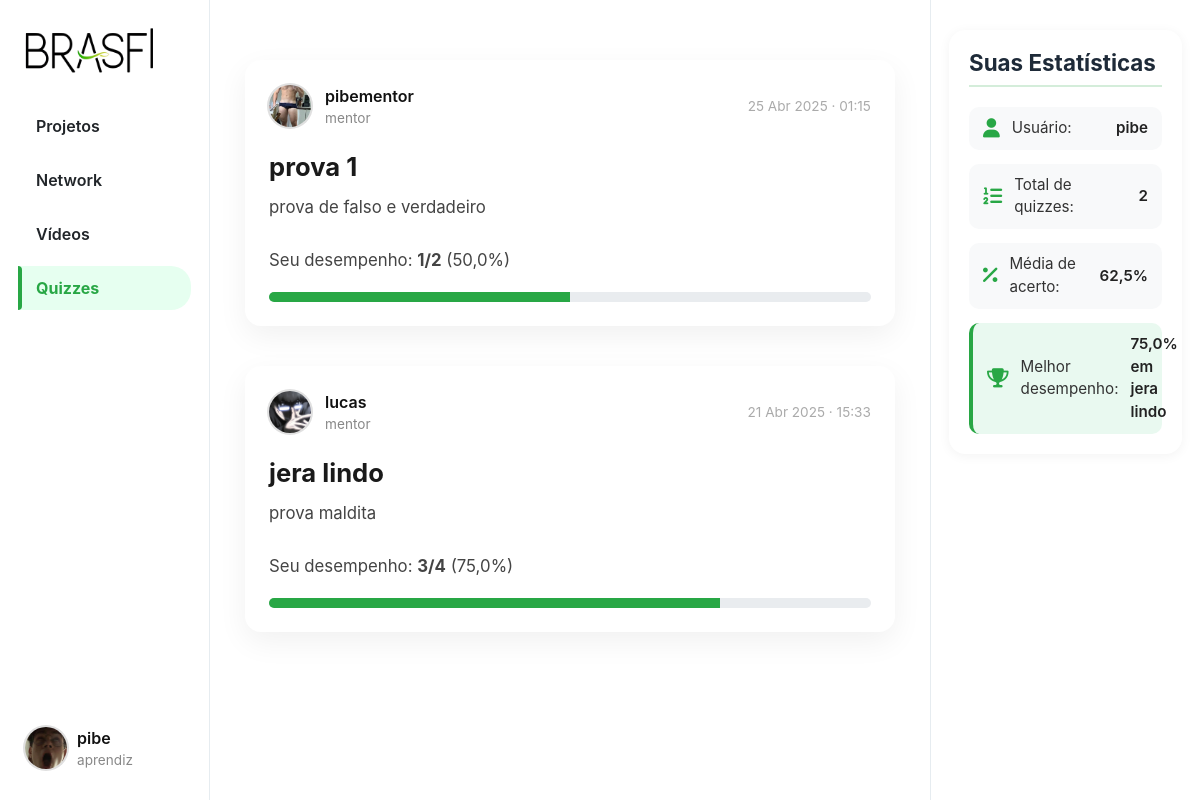
/quizzes (signed in), run on the app's committed database.
### App_BRASFI/models.py (models this page shows, shortened)
class User(AbstractUser):
    TIPO_USUARIO = (
        ('mentor', 'Mentor'),
        ('aprendiz', 'Aprendiz'),
    )
    profilePic = models.ImageField(upload_to='profile_pic/', blank=True, null=True)
    userType = models.CharField(max_length=10, choices=TIPO_USUARIO, default='aprendiz')

class Quiz(models.Model):
    title = models.CharField(max_length=255)
    description = models.TextField(blank=True)
    created_at = models.DateTimeField(default=timezone.now)
    user = models.ForeignKey(User, on_delete=models.CASCADE, related_name="quizzes", null=True, blank=True)
    time_per_question = models.IntegerField(default=20)  # << NOVO

class QuizResult(models.Model):
    quiz = models.ForeignKey(Quiz, on_delete=models.CASCADE, related_name='results')
    user = models.ForeignKey(User, on_delete=models.CASCADE, related_name='quiz_results')
    score = models.IntegerField()
    total = models.IntegerField()
    percentage = models.FloatField()
    created_at = models.DateTimeField(auto_now_add=True)
    class Meta:
        unique_together = ('quiz', 'user')  # impede refazer o mesmo quiz

### App_BRASFI/views.py (the view, shortened to what this page needs)
# urls.py: path('quizzes', views.QuizzesView, name='quizzes'),
@login_required
def QuizzesView(request):
    quizzes = Quiz.objects.all().order_by('-id')
    quizzes_with_ranking = []
    for quiz in quizzes:
        item = {
            'quiz': quiz,
            'user_result': None,
            'ranking': [],
            'has_played': False
        }
        if request.user.userType == 'aprendiz':
            user_result = QuizResult.objects.filter(user=request.user, quiz=quiz).first()
            item['user_result'] = user_result
            item['has_played'] = user_result is not None
        if request.user.userType == 'mentor':
            item['ranking'] = quiz.results.order_by('-percentage')
        quizzes_with_ranking.append(item)
    user_stats = {}
    top_students = []
    if request.user.userType == 'aprendiz':
        results = QuizResult.objects.filter(user=request.user)
        total = results.count()
        avg = results.aggregate(Avg('percentage'))['percentage__avg'] or 0
        best = results.order_by('-percentage').first()
        user_stats = {
            'total_quizzes': total,
            'average_score': round(avg, 2),
            'best_score': best.percentage if best else 0,
            'best_quiz': best.quiz.title if best else None
        }
    return render(request, "quizzes.html", {
        "page": "quizzes",
        "quizzes_with_ranking": quizzes_with_ranking,
        "user_stats": user_stats,
        "top_students": top_students
    })

### App_BRASFI/templates/quizzes.html (shortened to what this page needs)
{% extends "layout.html" %}
{% load static %}
{% block body %}
    {% if quizzes_with_ranking %}
    <div class="posts-view">
        {% for item in quizzes_with_ranking %}
        {% if user.userType == "aprendiz" or user == item.quiz.user %}
        <div class="post-card">
            <div class="post-header">
                <div class="creator-info">
                    <div class="small-profilepic" style="background-image: url('/media/{{ item.quiz.user.profilePic }}');"></div>
                    <div>
                        <div class="username">{{ item.quiz.user.username }}</div>
                        <div class="user-type">{{ item.quiz.user.userType }}</div>
                    </div>
                </div>
                <div class="created-at">{{ item.quiz.created_at|date:"d M Y · H:i" }}</div>
            </div>
            <div class="post-details">
                <h3 class="video-title">{{ item.quiz.title }}</h3>
                <p class="video-description">{{ item.quiz.description }}</p>
            </div>
            {% if user.userType == "aprendiz" and item.user_result %}
            <div class="post-details">
                <p class="video-description">
                    Seu desempenho: <strong>{{ item.user_result.score }}/{{ item.user_result.total }}</strong> ({{ item.user_result.percentage|floatformat:1 }}%)
                </p>
                <div class="progress" style="height: 10px;">
                    <div class="progress-bar bg-success" role="progressbar"
                            style="width: {{ item.user_result.percentage|floatformat:0 }}%;"
                            aria-valuenow="{{ item.user_result.percentage|floatformat:0 }}"
                            aria-valuemin="0" aria-valuemax="100">
                    </div>
                </div>
            </div>
            {% endif %}
        </div>
        {% endif %}
        {% endfor %}
    </div>
    {% else %}
    <div class="posts-view">
        <div>Nenhum quiz encontrado.</div>
    </div>
    {% endif %}
{% endblock %}
{% block right %}
{% if request.user.userType == 'aprendiz' %}
<div class="stats-box">
    <h4>Suas Estatísticas</h4>
    <div class="stats-card">
        <div class="stats-row">
            <i class="fas fa-user"></i>
            <span>Usuário:</span>
            <strong>{{ request.user.username }}</strong>
        </div>
        <div class="stats-row">
            <i class="fas fa-list-ol"></i>
            <span>Total de quizzes:</span>
            <strong>{{ user_stats.total_quizzes }}</strong>
        </div>
        <div class="stats-row">
            <i class="fas fa-percentage"></i>
            <span>Média de acerto:</span>
            <strong>{{ user_stats.average_score }}%</strong>
        </div>
        {% if user_stats.best_quiz %}
        <div class="stats-row highlight">
            <i class="fas fa-trophy"></i>
            <span>Melhor desempenho:</span>
            <strong>{{ user_stats.best_score }}% em {{ user_stats.best_quiz }}</strong>
        </div>
        {% endif %}
    </div>
</div>
{% endif %}
{% endblock %}

### App_BRASFI/templates/layout.html (shortened to what this page needs)
{% load static %}
<!DOCTYPE html>
<html lang="pt-br">
    <head>
        <link rel="stylesheet" href="https://cdnjs.cloudflare.com/ajax/libs/font-awesome/6.5.0/css/all.min.css">
        <link rel="stylesheet" href="https://stackpath.bootstrapcdn.com/bootstrap/4.4.1/css/bootstrap.min.css">
        <link href="{% static 'styles/hub.css' %}" rel="stylesheet">
        <link rel="stylesheet" href="{% static 'styles/likes.css' %}">
    </head>
    <body>
        <div class="body" data-page="{{page}}">
            <div class="sidenav">
                <a href="{% url 'App_BRASFI:projecthub' %}" class="navbar-brand">
                    <img src="{% static 'img/BRASFI_nobg.png' %}" height="50px">
                </a>
                <ul class="sidenav-menu">
                    <li class="nav-item {% if request.path == '/projecthub' %}active{% endif %}">
                        <a href="{% url 'App_BRASFI:projecthub' %}" class="nav-link">
                            <div>Projetos</div>
                        </a>
                    </li>
                    <li class="nav-item {% if request.path == '/networkhub' %}active{% endif %}">
                        <a href="{% url 'App_BRASFI:networkhub' %}" class="nav-link">
                            <div>Network</div>
                        </a>
                    </li>
                    <li class="nav-item {% if request.path == '/videos' %}active{% endif %}">
                        <a href="{% url 'App_BRASFI:videos' %}" class="nav-link">
                            <div>Vídeos</div>
                        </a>
                    </li>
                    <li class="nav-item {% if request.path == '/quizzes' %}active{% endif %}">
                        <a href="{% url 'App_BRASFI:quizzes' %}" class="nav-link">
                            <div>Quizzes</div>
                        </a>
                    </li>
                </ul>
                <div class="sidenav-user-wrapper">
                    <div class="user_account" onclick="toggleUserDropdown(event)">
                        <div class="small-profilepic" style="background-image: url('/media/{{ user.profilePic }}')"></div>
                        <div class="user-info">
                            <div class="username">{{ user.username }}</div>
                            <div class="user-type grey">{{ user.userType }}</div>
                        </div>
                    </div>
                </div>
            </div>
            <div class="main-div">
                <div class="left-div">
                    <div class="posts-view">
                        <div class="main-div-content">
                            {% block body %}
                            {% endblock %}
                        </div>
                    </div>
                </div>
            </div>
            <div class="right-div">
                <div class='right-div-content'>
                    {% block right %}
                    {% endblock %}
                </div>
            </div>
        </div>
    </body>
</html>

### App_BRASFI/static/styles/hub.css (style rules this page uses)
.body { display: flex; min-height: 100%; font-family: Inter, sans-serif; }
.username { font-size: 1rem; font-weight: 600; color: #111; }
.user-type, .grey { font-size: 0.8rem; color: #657786; }
.sidenav { position: fixed; left: 0%; width: 17.5%; height: 100%; background-color: #ffffff; padding: 20px 1.5% 0 1.5%; border-right: 1px solid #e6ecf0; z-index: 100; display: flex; flex-direction: column; }
.sidenav-menu { list-style: none; padding: 0; margin: 3vh 0; }
.sidenav-menu .nav-item { margin-bottom: 10px; position: relative; }
.sidenav-menu .nav-link { display: flex; align-items: center; font-size: 1rem; font-weight: 600; text-decoration: none; color: #212529; padding: 10px 18px; border-radius: 20px; transition: background-color 0.3s ease, color 0.3s ease, transform 0.3s ease; position: relative; overflow: hidden; }
.sidenav-menu .nav-link > div { display: flex; align-items: center; }
.sidenav-menu .nav-link::before { content: ''; position: absolute; height: 100%; width: 4px; background-color: #28a745; left: 0; top: 0; opacity: 0; transition: 0.3s ease; border-radius: 0 5px 5px 0; }
.sidenav-menu .nav-item.active .nav-link { background-color: #e6fff0; border-bottom-left-radius: 0px; border-top-left-radius: 0px; color: #28a745; font-weight: 700; }
.sidenav-menu .nav-item.active .nav-link::before { opacity: 1; }
.sidenav-user-wrapper { position: absolute; bottom: 20px; left: 0; width: 100%; padding: 0 15px; backdrop-filter: blur(6px); background-color: rgba(255, 255, 255, 0.8); border-radius: 20px 20px 0 0; }
.user_account { display: flex; align-items: center; padding: 10px; border-radius: 999px; transition: background-color 0.3s ease; cursor: pointer; }
.user-info { display: flex; margin-left: 10px; flex-direction: column; justify-content: center; }
.small-profilepic { width: 42px; height: 42px; border-radius: 50%; box-shadow: 0 0 0 2px #e0e0e0; overflow: hidden; background-size: cover; background-repeat: no-repeat; background-position: center; box-sizing: content-box; }
.main-div { position: relative; width: 60%; left: 17.5%; min-height: 100vh; }
.left-div { position: relative; }
.right-div { width: 22.5%; right: 0%; height: 100vh; position: fixed; background-color: white; border-left: .5px solid #e6ecf0; }
.right-div-content { height: 92.5vh; overflow: auto; padding-left: 1.5vw; padding-right: 1.5vw; }
.posts-view { display: flex; flex-direction: column; gap: 40px; padding: 30px 2.5% 20px 2.5%; max-width: 1100px; margin: auto; }
.post-card { background: #fff; border-radius: 16px; box-shadow: 0 10px 30px rgba(0, 0, 0, 0.06); padding: 24px; display: flex; flex-direction: column; gap: 24px; transition: transform 0.3s ease, box-shadow 0.3s ease; }
.post-header { display: flex; justify-content: space-between; align-items: center; }
.creator-info { display: flex; align-items: center; gap: 14px; }
.user-type { font-size: 0.85rem; color: #888; }
.created-at { font-size: 0.85rem; color: #aaa; }
.post-details { display: flex; flex-direction: column; gap: 10px; }
.video-title { font-size: 1.6rem; font-weight: 700; color: #1a1a1a; margin: 0; }
.video-description { font-size: 1.05rem; color: #444; line-height: 1.75; margin: 0; }
.progress { background-color: #e9ecef; border-radius: 20px; overflow: hidden; height: 10px; margin-top: 6px; }
.progress-bar { background-color: #28a745; transition: width 0.4s ease; }
.stats-box { margin-top: 30px; padding: 20px; background: #ffffff; border-radius: 16px; box-shadow: 0 2px 12px rgba(0, 0, 0, 0.05); }
.stats-box h4 { font-size: 1.4rem; font-weight: 700; margin-bottom: 20px; border-bottom: 2px solid #28a74533; padding-bottom: 8px; color: #1e2a38; }
.stats-card { display: flex; flex-direction: column; gap: 14px; }
.stats-row { display: flex; align-items: center; gap: 12px; font-size: 0.95rem; color: #333; background-color: #f8f9fa; padding: 10px 14px; border-radius: 10px; transition: background-color 0.3s ease; }
.stats-row i { color: #28a745; font-size: 1.2rem; }
.stats-row strong { margin-left: auto; font-weight: 600; color: #222; }
.stats-row.highlight { background-color: #e9f9f0; border-left: 4px solid #28a745; }

### data on the page
User: profilePic (picture), username "pibe", userType "aprendiz", user.username "pibe"
Quiz: quiz.user.profilePic (picture), quiz.user.username "pibementor", quiz.user.userType "mentor", quiz.created_at "25 Abr 2025 · 01:15", quiz "prova 1", quiz.description "prova de falso e verdadeiro", user_result.score "1", user_result.total "2", user_result.percentage "50,0"
Quiz: quiz.user.profilePic (picture), quiz.user.username "lucas", quiz.user.userType "mentor", quiz.created_at "21 Abr 2025 · 15:33", quiz "jera lindo", quiz.description "prova maldita", user_result.score "3", user_result.total "4", user_result.percentage "75,0", best_quiz "jera lindo"
QuizResult: best_score "75,0"

### other printed values
{{ user_stats.total_quizzes }} "2"
{{ user_stats.average_score }} "62,5"
